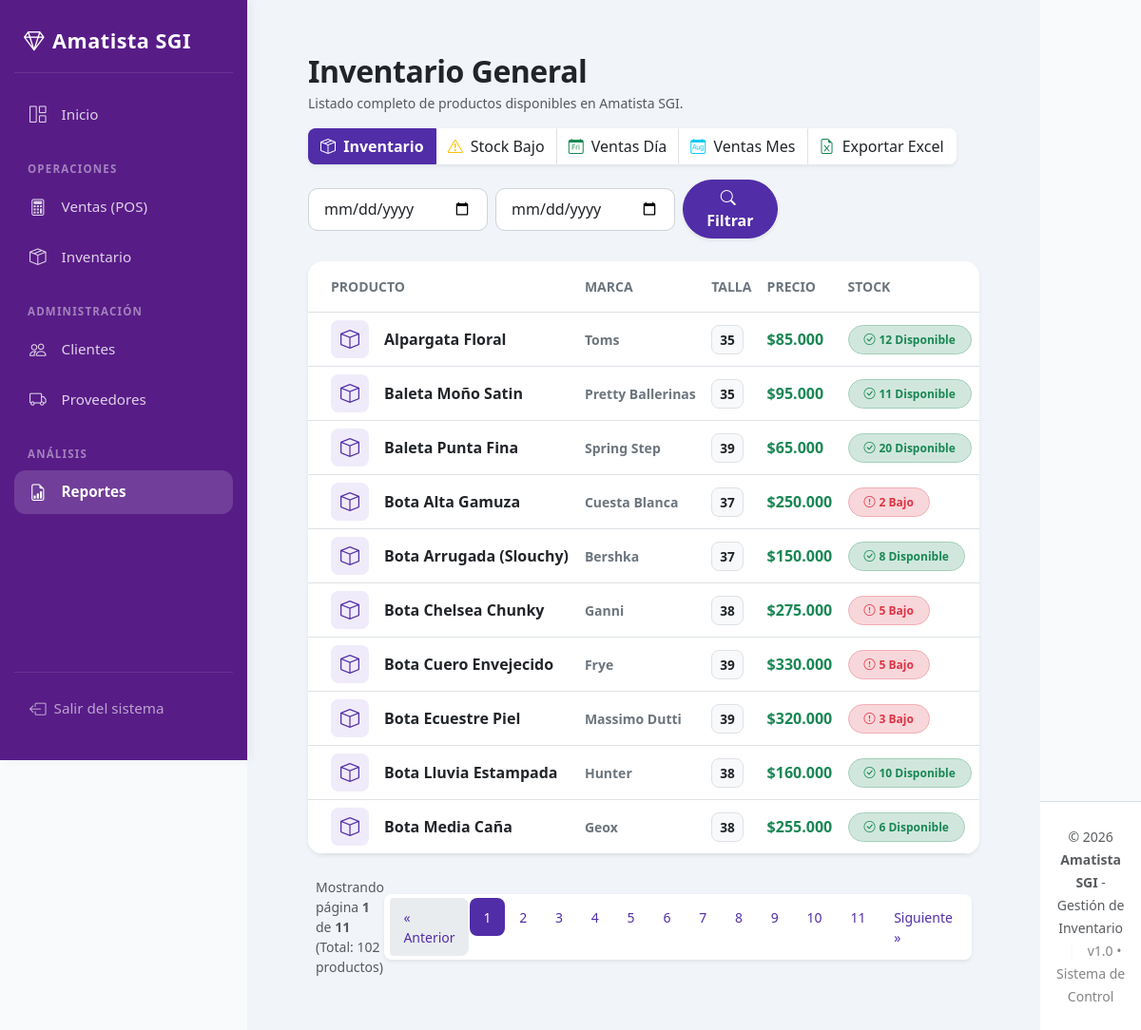
The page /modulos/reportes/inventario.php (signed in) on the database as committed earlier.
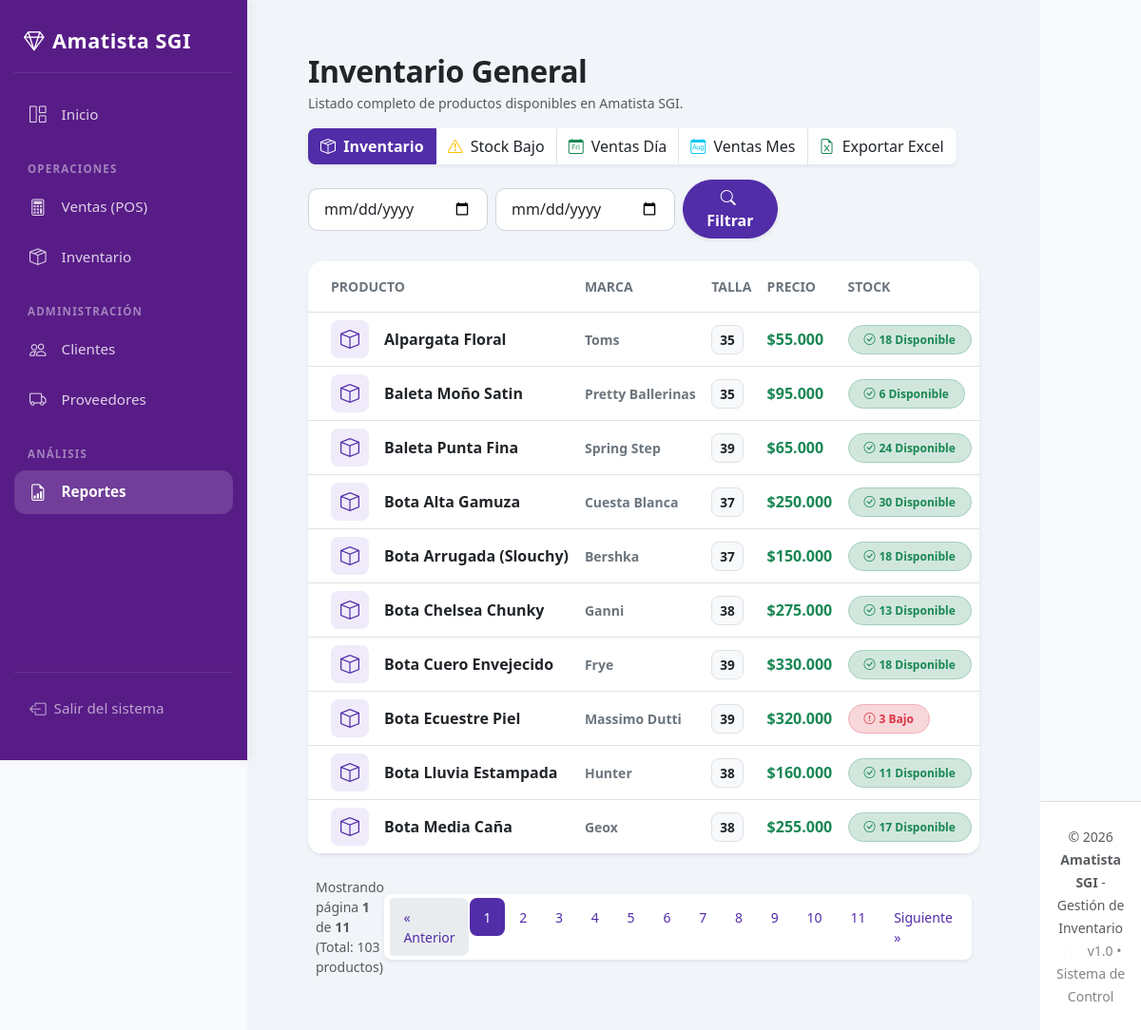
The same page on the database as committed later.
### tables this page shows
CREATE TABLE `productos` (
  `id` int NOT NULL AUTO_INCREMENT,
  `nombre` varchar(100) DEFAULT NULL,
  `marca` varchar(100) DEFAULT NULL,
  `talla` varchar(10) DEFAULT NULL,
  `color` varchar(50) DEFAULT NULL,
  `precio` decimal(10,2) DEFAULT NULL,
  `stock` int DEFAULT NULL,
  `estado` tinyint NOT NULL DEFAULT '1',
  `eliminado_por` int DEFAULT NULL,
  `eliminado_en` datetime DEFAULT NULL,
  `motivo_eliminacion` varchar(255) DEFAULT NULL,
  PRIMARY KEY (`id`),
  KEY `fk_productos_eliminado_por` (`eliminado_por`),
  CONSTRAINT `fk_productos_eliminado_por` FOREIGN KEY (`eliminado_por`) REFERENCES `usuarios` (`id`)
);

### modulos/reportes/inventario.php (the view, shortened to what the changed rows need)
<?php
include("../../conexion.php");
include("../../includes/header.php");
$por_pagina = 10;
$pagina_actual = isset($_GET['pagina']) ? (int)$_GET['pagina'] : 1;
$offset = ($pagina_actual - 1) * $por_pagina;
$query_conteo = "SELECT COUNT(*) as total FROM productos";
$res_conteo = mysqli_query($conexion, $query_conteo);
$fila_conteo = mysqli_fetch_assoc($res_conteo);
$total_registros = $fila_conteo['total'];
$total_paginas = ceil($total_registros / $por_pagina);
$productos = mysqli_query($conexion, "SELECT * FROM productos WHERE estado = 1 ORDER BY nombre ASC LIMIT $por_pagina OFFSET $offset");
?>
<div class="container-fluid px-4 py-3">
    <div class="d-flex justify-content-between align-items-center mb-3">
        <div>
            <h2 class="fw-bold mb-1 text-dark" style="letter-spacing: -0.5px;">Inventario General</h2>
        </div>
    </div>
    <div class="card card-custom shadow-sm overflow-hidden mb-4">
        <div class="table-responsive">
            <table class="table align-middle mb-0 table-hover">
                <thead>
                    <tr class="table-custom-header border-bottom">
                        <th class="ps-4 py-3 border-0 small text-uppercase text-secondary">Producto</th>
                        <th class="py-3 border-0 small text-uppercase text-secondary">Marca</th>
                        <th class="py-3 border-0 small text-uppercase text-secondary">Talla</th>
                        <th class="py-3 border-0 small text-uppercase text-secondary">Precio</th>
                        <th class="py-3 border-0 small text-uppercase text-secondary">Stock</th>
                    </tr>
                </thead>
                <tbody>
                    <?php if (mysqli_num_rows($productos) > 0) { ?>
                        <?php while($p = mysqli_fetch_array($productos)){ ?>
                        <tr class="border-bottom">
                            <td class="ps-4">
                                <div class="d-flex align-items-center">
                                    <div class="rounded-3 d-flex align-items-center justify-content-center me-3" style="width: 40px; height: 40px; background-color: #f0ebfa !important; color: var(--primary-color) !important;">
                                        <i class="bi bi-box fs-5"></i>
                                    </div>
                                    <span class="fw-bold text-dark"><?php echo htmlspecialchars($p['nombre']); ?></span>
                                </div>
                            </td>
                            <td><span class="text-secondary small fw-semibold"><?php echo htmlspecialchars($p['marca']); ?></span></td>
                            <td><span class="badge bg-light text-dark border p-2 rounded-3" style="font-size: 0.85rem;"><?php echo htmlspecialchars($p['talla']); ?></span></td>
                            <td class="fw-bold text-success">$<?php echo number_format($p['precio'], 0, ",", "."); ?></td>
                            <td>
                                <?php if($p['stock'] <= 5){ ?>
                                    <span class="badge bg-danger-subtle text-danger border border-danger-subtle px-3 py-2 rounded-pill fw-bold">
                                        <i class="bi bi-exclamation-circle me-1"></i><?php echo $p['stock']; ?> Bajo
                                    </span>
                                <?php } else { ?>
                                    <span class="badge bg-success-subtle text-success border border-success-subtle px-3 py-2 rounded-pill fw-bold">
                                        <i class="bi bi-check-circle me-1"></i><?php echo $p['stock']; ?> Disponible
                                    </span>
                                <?php } ?>
                            </td>
                        </tr>
                        <?php } ?>
                    <?php } ?>
                </tbody>
            </table>
        </div>
    </div>
    <?php if($total_paginas > 1): ?>
        <div class="d-flex justify-content-between align-items-center px-2">
            <div class="text-muted small">
                Mostrando página <strong><?php echo $pagina_actual; ?></strong> de <strong><?php echo $total_paginas; ?></strong> (Total: <?php echo $total_registros; ?> productos)
            </div>
            <nav>
                <ul class="pagination pagination-sm mb-0 shadow-sm rounded-3 bg-white p-1">
                    <li class="page-item <?php echo ($pagina_actual <= 1) ? 'disabled' : ''; ?>">
                        <a class="page-link" href="?pagina=<?php echo $pagina_actual - 1; ?>">&laquo; Anterior</a>
                    </li>
                    <?php for($i = 1; $i <= $total_paginas; $i++): ?>
                        <li class="page-item <?php echo ($pagina_actual == $i) ? 'active' : ''; ?>">
                            <a class="page-link" href="?pagina=<?php echo $i; ?>"><?php echo $i; ?></a>
                        </li>
                    <?php endfor; ?>
                    <li class="page-item <?php echo ($pagina_actual >= $total_paginas) ? 'disabled' : ''; ?>">
                        <a class="page-link" href="?pagina=<?php echo $pagina_actual + 1; ?>">Siguiente &raquo;</a>
                    </li>
                </ul>
            </nav>
        </div>
    <?php endif; ?>
</div>
<?php include("../../includes/footer.php"); ?>

Rows that differ between the two databases and show on the page:
changed productos "Alpargata Floral": precio "85.000" → "55.000"; stock "12" → "18"
changed productos "Baleta Moño Satin": stock "11" → "6"
changed productos "Baleta Punta Fina": stock "20" → "24"
changed productos "Bota Alta Gamuza": stock "2" → "30"; stock "Bajo" → "Disponible"
changed productos "Bota Arrugada (Slouchy)": stock "8" → "18"
changed productos "Bota Chelsea Chunky": stock "5" → "13"; stock "Bajo" → "Disponible"
changed productos "Bota Cuero Envejecido": stock "5" → "18"; stock "Bajo" → "Disponible"
changed productos "Bota Lluvia Estampada": stock "10" → "11"
changed productos "Bota Media Caña": stock "6" → "17"
Other text that changed with them:
$total_registros: "102" → "103"
